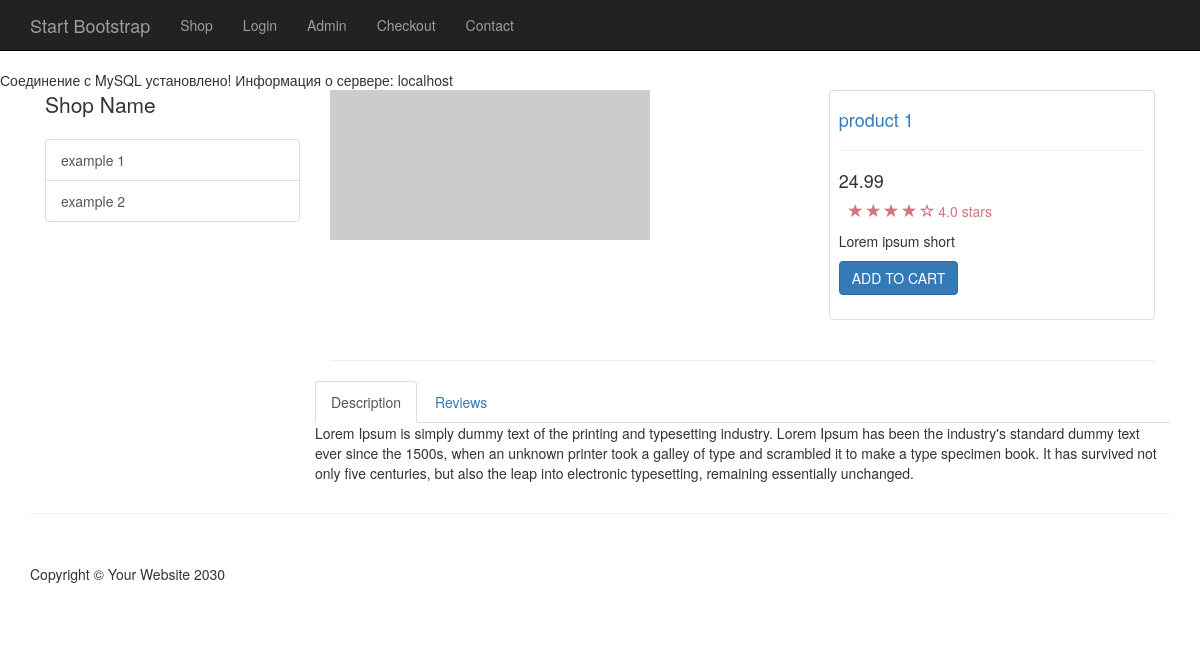
Page /item.php?id=1 on the committed database.
### tables this page shows
CREATE TABLE `categories` (
  `cat_id` int(11) NOT NULL,
  `cat_title` varchar(255) NOT NULL
);

CREATE TABLE `products` (
  `product_id` int(11) NOT NULL,
  `product_title` varchar(255) NOT NULL,
  `product_category_id` int(11) NOT NULL,
  `product_price` float NOT NULL,
  `product_description` text NOT NULL,
  `short_desc` text NOT NULL,
  `product_image` varchar(255) NOT NULL
);

### resources/config.php (called while the page is built, shortened)
<?php
$connection = mysqli_connect(DB_HOST,DB_USER,DB_PASS,DB_NAME);
require_once("functions.php");
?>

### public/item.php (the view, shortened to what this page needs)
<?php require_once("../resources/config.php") ?>
<?php include(TEMPLATE_FRONT . DS . "header.php") ?>
<div class="container">
	<?php include(TEMPLATE_FRONT . DS . "side_nav.php") ?>
	<?php
	$query = query("SELECT * FROM products WHERE product_id = " . escape_string($_GET['id']) . " ");
	while ($row = fetch_array($query)) :
	?>
		<div class="col-md-9">
			<div class="row">
				<div class="col-md-7">
					<img class="img-responsive" src="<?php echo $row['product_image']; ?>" alt="">
				</div>
				<div class="col-md-5">
					<div class="thumbnail">
						<div class="caption-full">
							<h4><a href="#"><?php echo $row['product_title'];?></a> </h4>
							<hr>
							<h4 class=""><?php echo $row['product_price'];?></h4>
							<div class="ratings">
								<p>
									<span class="glyphicon glyphicon-star"></span>
									<span class="glyphicon glyphicon-star"></span>
									<span class="glyphicon glyphicon-star"></span>
									<span class="glyphicon glyphicon-star"></span>
									<span class="glyphicon glyphicon-star-empty"></span>
									4.0 stars
								</p>
							</div>
							<p><?php echo $row['short_desc'];?></p>
							<form action="">
								<div class="form-group">
									<input type="submit" class="btn btn-primary" value="ADD TO CART">
								</div>
							</form>
						</div>
					</div>
				</div>
			</div>
			<hr>
			<div class="row">
				<div role="tabpanel">
					<ul class="nav nav-tabs" role="tablist">
						<li role="presentation" class="active"><a href="#home" aria-controls="home" role="tab" data-toggle="tab">Description</a></li>
						<li role="presentation"><a href="#profile" aria-controls="profile" role="tab" data-toggle="tab">Reviews</a></li>
					</ul>
					<div class="tab-content">
						<div role="tabpanel" class="tab-pane active" id="home">
							<p><?php echo $row['product_description'];?></p>
						</div>
					</div>
				</div>
			</div>
		</div>
	<?php endwhile; ?>
</div>
<?php include(TEMPLATE_FRONT . DS . "footer.php") ?>

### resources/functions.php (shortened to what this page needs)
<?php
if (!$connection) {
	echo "Ошибка: Невозможно установить соединение с MySQL." . PHP_EOL;
	echo "Код ошибки errno: " . mysqli_connect_errno() . PHP_EOL;
	echo "Текст ошибки error: " . mysqli_connect_error() . PHP_EOL;
	exit;
} else {
	echo "Информация о сервере: " . mysqli_get_host_info($connection) . PHP_EOL;
}
function query($sql)
{
	global $connection;
	return mysqli_query($connection, $sql);
}
function escape_string($string)
{
	global $connection;
	return mysqli_real_escape_string($connection, $string);
}
function fetch_array($result)
{
	return mysqli_fetch_array($result);
}
function get_categories()
{
	$query =  query("SELECT * FROM categories");
	while ($row = fetch_array($query)) {
		$categories_links = <<<DELIMETER
<a href='category.php?id={$row['cat_id']}' class='list-group-item'>{$row['cat_title']}</a>
DELIMETER;
		echo $categories_links;
	}
}

### public/css/shop-homepage.css (style rules this page uses)
body { padding-top: 70px; }
.ratings { padding-right: 10px; padding-left: 10px; color: #d17581; }
.thumbnail { padding: 0; }
.thumbnail .caption-full { padding: 9px; color: #333; }

### rows in the picture
categories: cat_title "example 1"
categories: cat_title "example 2"
products: product_title "product 1", product_price "24.99", short_desc "Lorem ipsum short", product_description "Lorem Ipsum is simply dummy text of the printing and typesetting industry. Lorem Ipsum has been the industry's standard dummy text ever since the 1500s, when an unknown printer took a galley of type and scrambled it to make a type specimen book. It has survived not only five centuries, but also the leap into electronic typesetting, remaining essentially unchanged."

### other values in the picture
mysqli_get_host_info($connection) "localhost"
